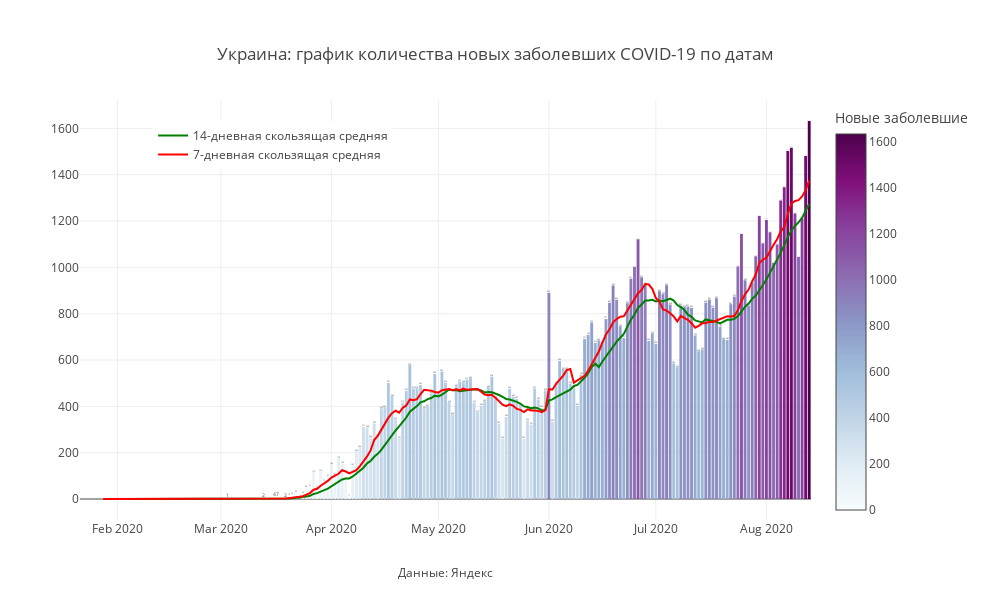

Notebook cell for this chart:
### Code cell
mask = X.Country ==my_country
#mask = (X.Date>datetime.date(2020,5,1)&(X.Region.isin(regions_towatch))
#mask = (X.Date>datetime.date(2020,5,1)&(X.Region==my_region)

fig = px.bar(X[mask], x='Date', 
             y="Day_confirmed",color ='Day_confirmed',
             title=f'{my_country}: '+'график количества новых заболевших COVID-19 по датам',
              color_continuous_scale= px.colors.sequential.BuPu,text = 'Day_confirmed',
             labels = {'Day_confirmed' : "Новые заболевшие",'Remaining_ill':'Текущие больные'})
fig.add_trace(
    go.Scatter(
        name='14-дневная скользящая средняя',
        x=X[mask].Date,
        y=X[mask]['MA14_dayconfirmed'],
        mode="lines",
        
        line=go.scatter.Line(color="green"),
        showlegend=True)
)
fig.add_trace(
    go.Scatter(
        name = '7-дневная скользящая средняя',
        x=X[mask]['Date'],
        y=X[mask]['MA7_dayconfirmed'],
        mode="lines",
        
        line=go.scatter.Line(color="red"),
        showlegend=True)
)
fig.update_layout(
    annotations=[
#         dict(
#             x='2020-04-13',
#             y=1355,
#             xref="x",
#             yref="y",
#             text="Введение<br>пропускной<br>системы в Москве",
#             showarrow=True,
#             arrowhead=2,
#             ax=0,
#             ay=-60),
#         dict(
#             x='2020-06-09',
#             y=1572,
#             xref="x",
#             yref="y",
#             text="Отмена<br>пропускной<br>системы в Москве",
#             showarrow=True,
#             arrowhead=2,
#             ax=0,
#             ay=-90),
        dict(
            x=0.5,
            y=-0.15,
            showarrow=False,
            text="Данные: Яндекс",
            xref="paper",
            yref="paper"),
        
                ],
    
    
                  title_x = 0.5,
                  title_y= 0.9,
                  title_xanchor = "center",
                  title_yanchor = "bottom", 
                  legend_x = 0.10,legend_y = 0.95,
                  width = 990, height = 600,template = 'gridon',
    
    
                  xaxis_title='',yaxis_title = ' '
)


fig.show()

### Figure 1 — Plotly figure (JSON) as saved in the notebook; plotly's stock layout.template omitted (floating-point values rounded to 4 significant figures; data arrays with more than 128 entries replaced by an {"elided": "..."} marker saying what was removed)
{"data": [{"alignmentgroup": "True", "hovertemplate": "Date=%{x}<br>Новые заболевшие=%{marker.color}<extra></extra>", "legendgroup": "", "marker": {"color": {"elided": "205 int values"}, "coloraxis": "coloraxis"}, "name": "", "offsetgroup": "", "orientation": "v", "showlegend": false, "text": {"elided": "205 int values"}, "textposition": "auto", "type": "bar", "x": {"elided": "205 str values"}, "xaxis": "x", "y": {"elided": "205 int values"}, "yaxis": "y"}, {"line": {"color": "green"}, "mode": "lines", "name": "14-дневная скользящая средняя", "showlegend": true, "type": "scatter", "x": {"elided": "205 str values"}, "y": {"elided": "205 float values"}}, {"line": {"color": "red"}, "mode": "lines", "name": "7-дневная скользящая средняя", "showlegend": true, "type": "scatter", "x": {"elided": "205 str values"}, "y": {"elided": "205 float values"}}], "layout": {"annotations": [{"showarrow": false, "text": "Данные: Яндекс", "x": 0.5, "xref": "paper", "y": -0.15, "yref": "paper"}], "barmode": "relative", "coloraxis": {"colorbar": {"title": {"text": "Новые заболевшие"}}, "colorscale": [[0, "rgb(247,252,253)"], [0.125, "rgb(224,236,244)"], [0.25, "rgb(191,211,230)"], [0.375, "rgb(158,188,218)"], [0.5, "rgb(140,150,198)"], [0.625, "rgb(140,107,177)"], [0.75, "rgb(136,65,157)"], [0.875, "rgb(129,15,124)"], [1, "rgb(77,0,75)"]]}, "height": 600, "legend": {"tracegroupgap": 0, "x": 0.1, "y": 0.95}, "title": {"text": "Украина: график количества новых заболевших COVID-19 по датам", "x": 0.5, "xanchor": "center", "y": 0.9, "yanchor": "bottom"}, "width": 990, "xaxis": {"anchor": "y", "domain": [0, 1], "title": {"text": ""}}, "yaxis": {"anchor": "x", "domain": [0, 1], "title": {"text": " "}}}}
